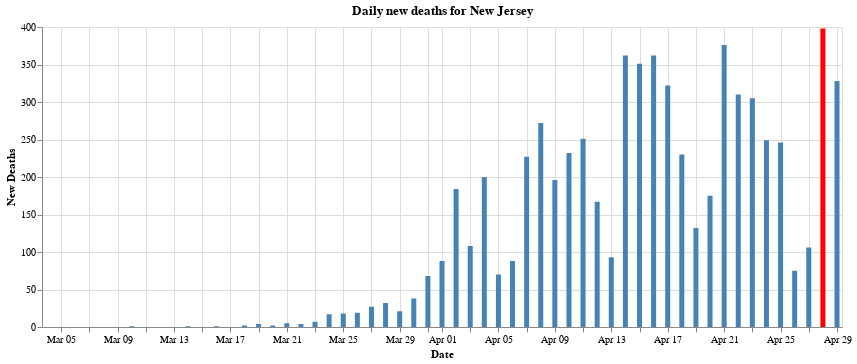

The cell this chart's notebook holds for it:
### Markdown cell above
## 12 - Graph of daily new deaths in New Jersey

### Code cell
max_daily_increase = daily_new_cases['new_deaths'].max()
# display(max_daily_increase)

chart = alt.Chart(daily_new_cases).mark_bar().encode(
    y=alt.Y('new_deaths:Q', axis=alt.Axis(title='New Deaths')),
    x=alt.X('date:T', axis=alt.Axis(format='%b %d', title='Date')),
    # The highlight will be set on the result of a conditional statement
    color=alt.condition(
        alt.datum.new_deaths == max_daily_increase,
        alt.value('red'),    
        alt.value('steelblue')  
    ),
    tooltip=['date:T','new_deaths']

).properties(
    width=800,
    title="Daily new deaths for New Jersey"
)

    
display(chart)

### Figure 1 — Vega-Lite specification as saved in the notebook (floating-point values rounded to 4 significant figures)
{"config": {"view": {"continuousWidth": 400, "continuousHeight": 300}}, "data": {"name": "data-7d187686469764457715d5b75453baa2"}, "mark": "bar", "encoding": {"color": {"condition": {"value": "red", "test": "(datum.new_deaths === 398)"}, "value": "steelblue"}, "tooltip": [{"type": "temporal", "field": "date"}, {"type": "quantitative", "field": "new_deaths"}], "x": {"type": "temporal", "axis": {"format": "%b %d", "title": "Date"}, "field": "date"}, "y": {"type": "quantitative", "axis": {"title": "New Deaths"}, "field": "new_deaths"}}, "title": "Daily new deaths for New Jersey", "width": 800, "$schema": "https://vega.github.io/schema/vega-lite/v4.8.1.json", "datasets": {"data-7d187686469764457715d5b75453baa2": [{"date": "2020-03-04T00:00:00", "new_cases": 1, "new_deaths": 0}, {"date": "2020-03-05T00:00:00", "new_cases": 1, "new_deaths": 0}, {"date": "2020-03-06T00:00:00", "new_cases": 2, "new_deaths": 0}, {"date": "2020-03-07T00:00:00", "new_cases": 0, "new_deaths": 0}, {"date": "2020-03-08T00:00:00", "new_cases": 2, "new_deaths": 0}, {"date": "2020-03-09T00:00:00", "new_cases": 5, "new_deaths": 0}, {"date": "2020-03-10T00:00:00", "new_cases": 4, "new_deaths": 1}, {"date": "2020-03-11T00:00:00", "new_cases": 8, "new_deaths": 0}, {"date": "2020-03-12T00:00:00", "new_cases": 6, "new_deaths": 0}, {"date": "2020-03-13T00:00:00", "new_cases": 21, "new_deaths": 0}, {"date": "2020-03-14T00:00:00", "new_cases": 25, "new_deaths": 1}, {"date": "2020-03-15T00:00:00", "new_cases": 23, "new_deaths": 0}, {"date": "2020-03-16T00:00:00", "new_cases": 78, "new_deaths": 1}, {"date": "2020-03-17T00:00:00", "new_cases": 92, "new_deaths": 0}, {"date": "2020-03-18T00:00:00", "new_cases": 159, "new_deaths": 2}, {"date": "2020-03-19T00:00:00", "new_cases": 308, "new_deaths": 4}, {"date": "2020-03-20T00:00:00", "new_cases": 161, "new_deaths": 2}, {"date": "2020-03-21T00:00:00", "new_cases": 440, "new_deaths": 5}, {"date": "2020-03-22T00:00:00", "new_cases": 578, "new_deaths": 4}, {"date": "2020-03-23T00:00:00", "new_cases": 930, "new_deaths": 7}, {"date": "2020-03-24T00:00:00", "new_cases": 831, "new_deaths": 17}, {"date": "2020-03-25T00:00:00", "new_cases": 727, "new_deaths": 18}, {"date": "2020-03-26T00:00:00", "new_cases": 2474, "new_deaths": 19}, {"date": "2020-03-27T00:00:00", "new_cases": 1949, "new_deaths": 27}, {"date": "2020-03-28T00:00:00", "new_cases": 2299, "new_deaths": 32}, {"date": "2020-03-29T00:00:00", "new_cases": 2262, "new_deaths": 21}, {"date": "2020-03-30T00:00:00", "new_cases": 3250, "new_deaths": 38}, {"date": "2020-03-31T00:00:00", "new_cases": 2060, "new_deaths": 68}, {"date": "2020-04-01T00:00:00", "new_cases": 3559, "new_deaths": 88}, {"date": "2020-04-02T00:00:00", "new_cases": 3335, "new_deaths": 184}, {"date": "2020-04-03T00:00:00", "new_cases": 4305, "new_deaths": 108}, {"date": "2020-04-04T00:00:00", "new_cases": 4229, "new_deaths": 200}, {"date": "2020-04-05T00:00:00", "new_cases": 3381, "new_deaths": 70}, {"date": "2020-04-06T00:00:00", "new_cases": 3585, "new_deaths": 88}, {"date": "2020-04-07T00:00:00", "new_cases": 3326, "new_deaths": 227}, {"date": "2020-04-08T00:00:00", "new_cases": 3021, "new_deaths": 272}, {"date": "2020-04-09T00:00:00", "new_cases": 3590, "new_deaths": 196}, {"date": "2020-04-10T00:00:00", "new_cases": 3561, "new_deaths": 232}, {"date": "2020-04-11T00:00:00", "new_cases": 3563, "new_deaths": 251}, {"date": "2020-04-12T00:00:00", "new_cases": 3699, "new_deaths": 167}, {"date": "2020-04-13T00:00:00", "new_cases": 2734, "new_deaths": 93}, {"date": "2020-04-14T00:00:00", "new_cases": 4240, "new_deaths": 362}, {"date": "2020-04-15T00:00:00", "new_cases": 2206, "new_deaths": 351}, {"date": "2020-04-16T00:00:00", "new_cases": 4287, "new_deaths": 362}, {"date": "2020-04-17T00:00:00", "new_cases": 3150, "new_deaths": 322}, {"date": "2020-04-18T00:00:00", "new_cases": 2953, "new_deaths": 230}, {"date": "2020-04-19T00:00:00", "new_cases": 3881, "new_deaths": 132}, {"date": "2020-04-20T00:00:00", "new_cases": 3505, "new_deaths": 175}, {"date": "2020-04-21T00:00:00", "new_cases": 3581, "new_deaths": 376}, {"date": "2020-04-22T00:00:00", "new_cases": 3478, "new_deaths": 310}, {"date": "2020-04-23T00:00:00", "new_cases": 4124, "new_deaths": 305}, {"date": "2020-04-24T00:00:00", "new_cases": 2207, "new_deaths": 249}, {"date": "2020-04-25T00:00:00", "new_cases": 3327, "new_deaths": 246}, {"date": "2020-04-26T00:00:00", "new_cases": 3515, "new_deaths": 75}, {"date": "2020-04-27T00:00:00", "new_cases": 2150, "new_deaths": 106}, {"date": "2020-04-28T00:00:00", "new_cases": 2668, "new_deaths": 398}, {"date": "2020-04-29T00:00:00", "new_cases": 2408, "new_deaths": 328}]}}
